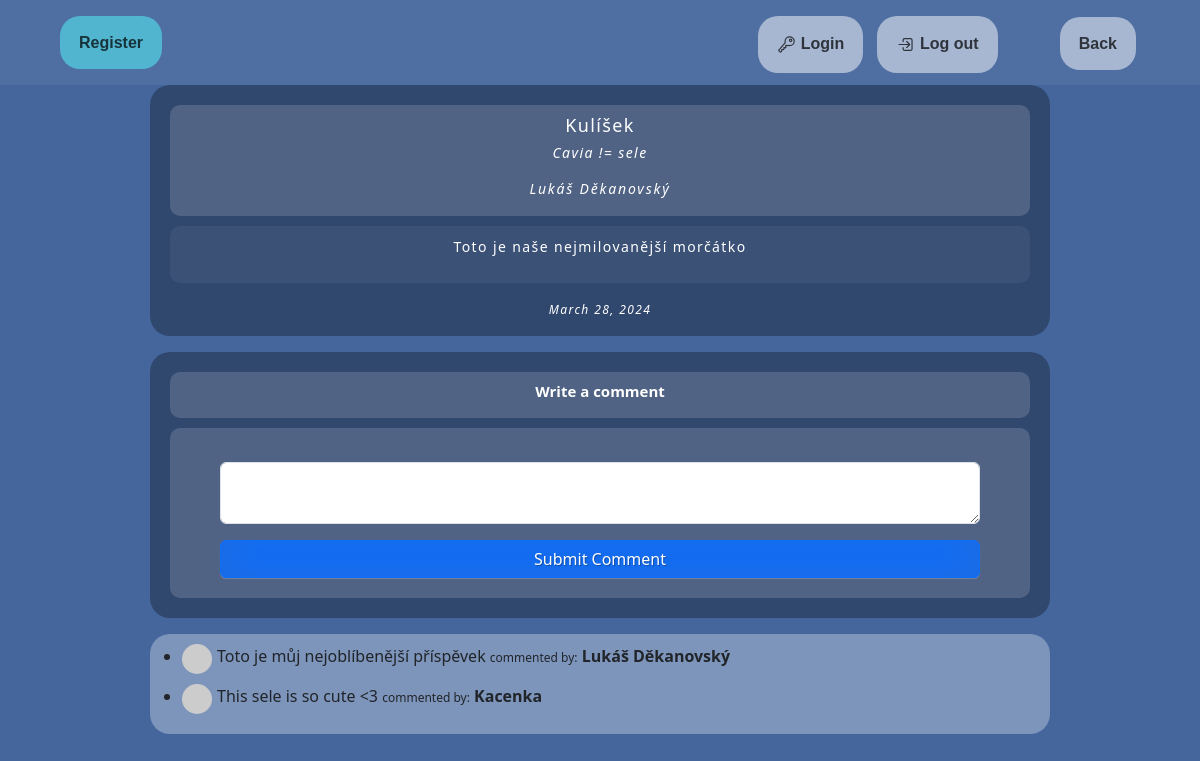
/read/1, run on the app's committed database.
### main.py (models this page shows)
class BlogPost(db.Model):
    __tablename__ = "blog_posts"
    id: Mapped[int] = mapped_column(Integer, primary_key=True)
    author_id: Mapped[int] = mapped_column(Integer, db.ForeignKey("users.id"))
    author = relationship("User", back_populates="posts")
    title: Mapped[str] = mapped_column(String(250), unique=True, nullable=False)
    subtitle: Mapped[str] = mapped_column(String(250), nullable=False)
    date: Mapped[str] = mapped_column(String(250), nullable=False)
    body: Mapped[str] = mapped_column(Text, nullable=False)
    img_url: Mapped[str] = mapped_column(String(250), nullable=False)
    comments = relationship("Comment", back_populates="parent_post")

class User(UserMixin, db.Model):
    __tablename__ = "users"
    id: Mapped[int] = mapped_column(Integer, primary_key= True)
    email: Mapped[str] = mapped_column(String(100), unique=True)
    password: Mapped[str] = mapped_column(String(100))
    name: Mapped[str] = mapped_column(String(100))
    posts = relationship("BlogPost", back_populates="author")
    comments = relationship("Comment", back_populates="comment_author")

class Comment(db.Model):
    __tablename__ = "comments"
    id: Mapped[int] = mapped_column(Integer, primary_key=True)
    text: Mapped[str] = mapped_column(Text, nullable=False)
    author_id: Mapped[int] = mapped_column(Integer, db.ForeignKey("users.id"))
    comment_author = relationship("User", back_populates="comments")
    post_id: Mapped[str] = mapped_column(Integer, db.ForeignKey("blog_posts.id"))
    parent_post = relationship("BlogPost", back_populates="comments")

### main.py (the view, shortened to what this page needs)
@app.route("/read/<int:post_id>", methods=["GET", "POST"])
def read_post(post_id):
    post_to_read = db.get_or_404(BlogPost, post_id)
    comment_form = CommentForm()
    return render_template("read_coment_post.html", post=post_to_read, current_user=current_user, form=comment_form)

### form.py
class CommentForm(FlaskForm):
    comment_text = TextAreaField("", validators=[DataRequired()])
    submit = SubmitField("Submit Comment")

### templates/read_coment_post.html (shortened to what this page needs)
<!DOCTYPE html>
<html lang="en">
<head>
    <link href="https://cdn.jsdelivr.net/npm/bootstrap@5.3.3/dist/css/bootstrap.min.css" rel="stylesheet">
    <link rel="stylesheet" href="../static/css/styles.css">
</head>
<body class="blog-gradient">
    <div class="vh-100">
        <div class="header fade fade-delay-small">
            <div class="container-fluid">
                <div class="row">
                    <div class="col-lg-2 col-md-2 col-sm-2 mt-3 mx-5" align="left">
                        <a href="{{ url_for('register')}}" class="button_d" role="button" data-ripple-color="hsl(218, 41%, 45%)">
                            <span style="font-weight: bold;">Register</span>
                        </a>
                    </div>
                    <div class="col-lg-9 col-md-8 col-sm-8 mt-3 mb-3" align="right">
                        <a href="{{ url_for('login')}}" class="button_c" role="button" data-ripple-color="hsl(218, 41%, 45%)">
                            <span style="font-weight: bold;">Login</span>
                        </a>
                        <a href="{{ url_for('logout')}}" class="button_c" role="button" data-ripple-color="hsl(218, 41%, 45%)">
                            <span style="font-weight: bold;">Log out</span>
                        </a>
                        <a href="{{ url_for('blog')}}" class="button_c mx-5" role="button" data-ripple-color="hsl(218, 41%, 45%)">
                            <span style="font-weight: bold;">Back</span>
                        </a>
                    </div>
                </div>
            </div>
        </div>
        <div class="blog">
            <div class="post-box">
                <div class="post-header justify-content-center">
                    <h1 class="post-text-title">{{post.title}}</h1>
                    <h2 class="post-text-subtitle">{{post.subtitle}}</h2>
                    <h3 class="post-text-author">{{post.author.name}}</h2>
                </div>
                <div class="post-body justify-content-center">
                    <p class="post-text-body">
                        {{post.body}}
                    </p>
                </div>
                <div class="post-footer">
                    <h1 class="post-date">{{post.date}}</h1>
                </div>
            </div>
        </div>
        <div class="comment-box my-3">
            <div class="post-header justify-content-center">
                <h1 style="color: white; font-size: 15px; text-align: center; font-weight: bold;">Write a comment</h1>
            </div>
            <div class="post-header justify-content-center">
                {% from "bootstrap5/form.html" import render_form %}
                {{ render_form(form, novalidate=True, button_map={"submit": "primary"}) }}
            </div>
        </div>
        <div class="comment-list">
            <ul class="commentList">
                {% for comment in post.comments: %}
                <li>
                    <div class="commenterImage">
                    <img
                        src="{{ comment.comment_author.email | gravatar }}"
                    />
                    </div>
                    <div class="commentText">
                        <p>
                            {{comment.text|safe}}
                            <span style="font-size: 12px;">commented by:</span>
                            <span class="sub-text" style="font-weight: bold;">{{comment.comment_author.name}}</span>
                        </p>
                    </div>
                </li>
                {% endfor %}
            </ul>
        </div>
        <div class="empty">
        </div>
    </div>
</body>
</html>

### static/css/styles.css (style rules this page uses)
.blog-gradient { background-color: #44669d; }
input { width: 100%; margin-bottom: 10px; background: rgba(0,0,0,0.3); border: none; outline: none; padding: 10px; font-size: 13px; color: #fff; text-shadow: 1px 1px 1px rgba(0,0,0,0.3); border: 1px solid rgba(0,0,0,0.3); border-radius: 4px; box-shadow: inset 0 -5px 45px rgba(100,100,100,0.2), 0 1px 1px rgba(255,255,255,0.2); -webkit-transition: box-shadow .5s ease; -moz-transition: box-shadow .5s ease; -o-transition: box-shadow .5s ease; -ms-transition: box-shadow .5s ease; transition: box-shadow .5s ease; }
.fade { animation-duration: 1s; animation-fill-mode: both; padding: auto; animation-name: fade-in; }
.fade-delay-small { animation-delay: 0.15s; }
.button_c { color: rgba(0, 0, 0, 0.716); background-color: rgba(255, 255, 255, 0.507); margin-right: 10px; font-size: 16px; line-height: 15px; padding: 19px; border-radius: 20px; font-family: Poppins, sans-serif; font-weight: normal; text-decoration: none; font-style: normal; font-variant: normal; text-transform: none; display: inline-block; }
.button_d { color: rgba(0, 0, 0, 0.716); background-color: rgba(85, 251, 254, 0.507); margin-right: 10px; font-size: 16px; line-height: 15px; padding: 19px; border-radius: 20px; font-family: Poppins, sans-serif; font-weight: normal; text-decoration: none; font-style: normal; font-variant: normal; text-transform: none; display: inline-block; }
.header { height: 85px; background-color: rgba(255, 255, 255, 0.058); }
.post-box { position: block; margin-left: auto; margin-right: auto; background: rgba(0,0,0,0.3); padding-bottom: 10px; padding-top: 10px; border: none; outline: none; border-radius: 20px; top: 15%; left: 25%; width:900px; height:auto; }
.comment-box { position: block; margin-left: auto; margin-right: auto; align-items: center; background: rgba(0,0,0,0.3); padding-bottom: 10px; padding-top: 10px; border: none; outline: none; border-radius: 20px; top: 15%; left: 25%; width:900px; height:auto; }
.comment-list { position: block; margin-left: auto; margin-right: auto; align-items: center; background: rgba(255, 255, 255, 0.3); padding-bottom: 10px; padding-top: 10px; border: none; outline: none; border-radius: 20px; top: 15%; left: 25%; width:900px; height:auto; }
.empty { height: 50px; }
.post-header { background: rgba(251, 251, 251, 0.151); border-radius: 10px; margin-right: 20px; margin-left: 20px; margin-top: 10px; margin-bottom: 10px; padding-left: 50px; padding-right: 50px; padding-top: 10px; padding-bottom: 10px; width: auto; height: auto; }
.post-text-title { color: white; font-size: 18px; text-align: center; letter-spacing: 1.4px; }
.post-text-subtitle { color: white; font-size: 14px; text-align: center; letter-spacing: 1.4px; font-style: italic; }
.post-text-author { margin-top: 20px; color: white; font-size: 14px; text-align: center; letter-spacing: 1.8px; font-style: italic; }
.post-date { color: white; font-size: 12px; letter-spacing: 1.4px; font-style: italic; }
.post-body { background: rgba(251, 251, 251, 0.055); border-radius: 10px; padding: 10px; margin-left: 20px; margin-right: 20px; margin-bottom: 10px; margin-top: 10px; width: auto; height: auto; }
.post-text-body { color: white; letter-spacing: 1.4px; font-size: 14px; text-align: center; }
.post-footer { margin-top: 10px; width: auto; display: flex; justify-content: center; height: auto; }
.commenterImage { width:30px; margin-right:5px; height:100%; float:left; }
.commenterImage img { width:100%; border-radius:50%; }

### data on the page
BlogPost: title "Kulíšek", subtitle "Cavia != sele", body "Toto je naše nejmilovanější morčátko", date "March 28, 2024"
User: author.name "Lukáš Děkanovský"
Comment: text "Toto je můj nejoblíbenější příspěvek", comment_author.name "Lukáš Děkanovský"
Comment: text "This sele is so cute <3", comment_author.name "Kacenka"
